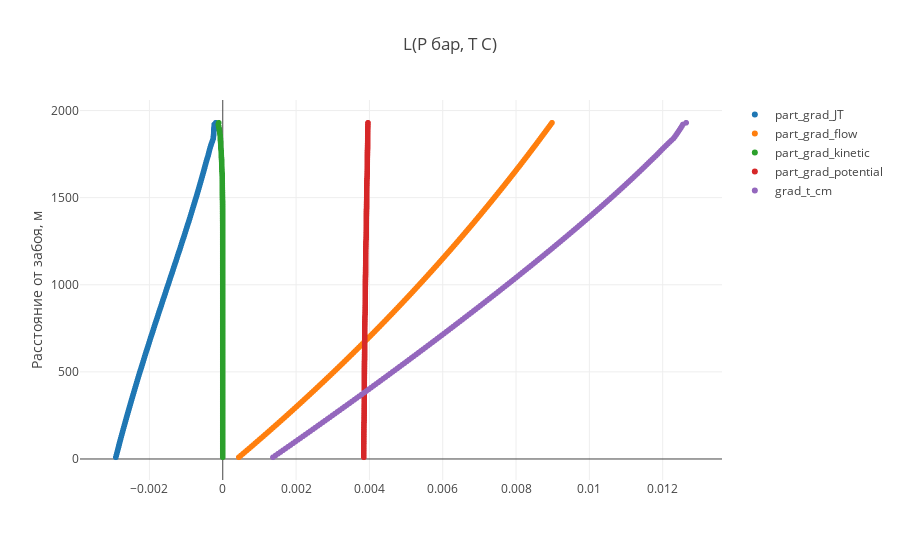

Here is the notebook cell this chart was saved with:
### Code cell
trace1 = trace(temp_cor_data, 54)
trace2 = trace(temp_cor_data, 55)
trace3 = trace(temp_cor_data, 56)
trace4 = trace(temp_cor_data, 57)
trace5 = trace(temp_cor_data, 58)





data = [trace1, trace2,trace3,  trace4, trace5]

plot()

### Figure 1 — Plotly figure (JSON) as saved in the notebook; plotly's stock layout.template omitted (floating-point values rounded to 4 significant figures; data arrays with more than 128 entries replaced by an {"elided": "..."} marker saying what was removed)
{"data": [{"mode": "markers", "name": "part_grad_JT", "type": "scattergl", "uid": "e57ea4f4-5454-4f92-8c45-45ee27e7de92", "x": {"elided": "193 float values"}, "y": {"elided": "193 int values"}}, {"mode": "markers", "name": "part_grad_flow", "type": "scattergl", "uid": "bf0b163f-af2f-4789-84c7-4385fbd83017", "x": {"elided": "193 float values"}, "y": {"elided": "193 int values"}}, {"mode": "markers", "name": "part_grad_kinetic", "type": "scattergl", "uid": "30e70e84-a9f1-47d4-9772-b3ac2e7ce7d2", "x": {"elided": "193 float values"}, "y": {"elided": "193 int values"}}, {"mode": "markers", "name": "part_grad_potential", "type": "scattergl", "uid": "ec07c1c3-0300-4082-b49b-1368443507cc", "x": {"elided": "193 float values"}, "y": {"elided": "193 int values"}}, {"mode": "markers", "name": "grad_t_cm", "type": "scattergl", "uid": "2fd7ffb0-6a84-4bd7-8f69-d7606f629a83", "x": {"elided": "193 float values"}, "y": {"elided": "193 int values"}}], "layout": {"title": {"text": "L(P бар, T C)"}, "yaxis": {"title": {"text": "Расстояние от забоя, м"}}}}
